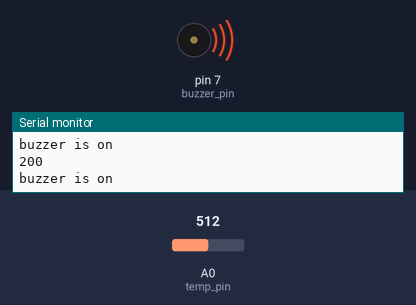
A sketch run on a simulated Arduino Uno, built with avr-gcc and run on an emulated ATmega328P. Shown: buzzer (waves = sounding), the last lines printed to the serial monitor. Inputs (shaded band) come from the test bench; at power-on: A0 (temp_pin) = 512.

Above: at 1.2 s.
1.3 s: A0 (temp_pin) set to 325
4.3 s: A0 (temp_pin) set to 298
At 4.7 s:
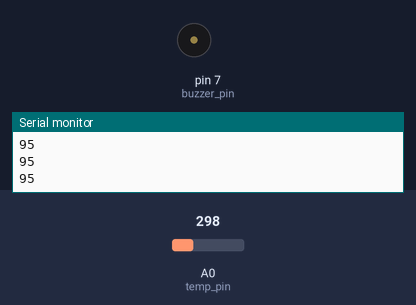
Timing chart, 0 to 7.3 s (numbered marks = the images above; inputs shaded):
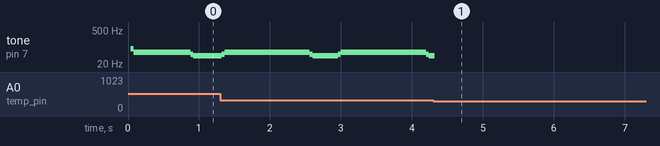

Measured:
- the behaviour switches between 309 and 308 on A0 (temp_pin) (found by bisection; images 0 and 1)

The sketch:

tempsensor.ino
```cpp
// C++ code
//temp sensor

int temp_pin =A0;
int buzzer_pin=7;
void setup()
{
  Serial.begin(9600);
  pinMode(buzzer_pin,OUTPUT);
}

void loop()
{
  int temperature =temp();

  Serial.println(temperature);

  if(temperature>100) {
     digitalWrite(buzzer_pin,HIGH);
     Serial.println("buzzer is on");

  } digitalWrite(buzzer_pin,LOW);
}

int temp(){
   int temp_value = analogRead(A0);
   return map(temp_value,20,358,-40,125);

}
```
